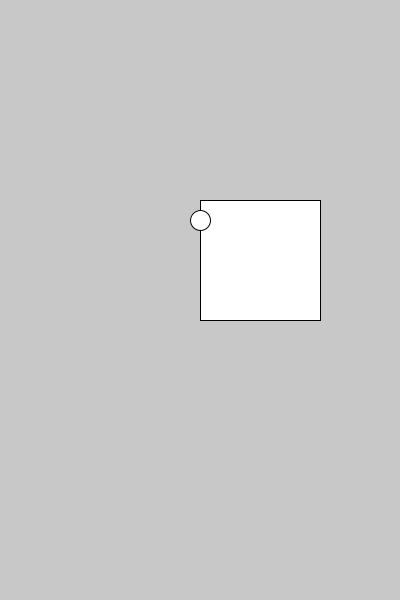
Frame 1 (no input)
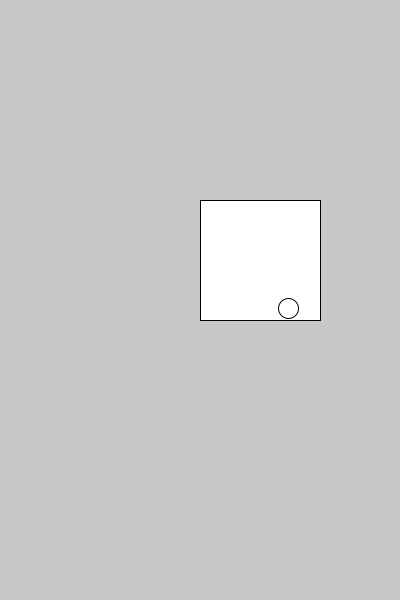
Frame 60 (the mouse pressed at the canvas centre just before this capture)
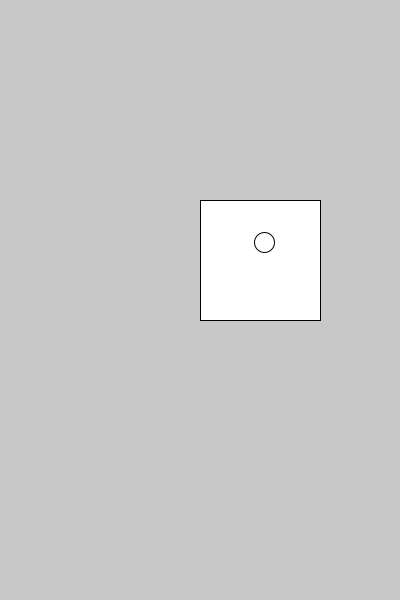
Frame 120 (the mouse held since frame 60 and released just before this capture)

The Processing sketch that drew these frames (run headless with seeded random() and noise(); from frame 60 on, the mouse is pressed at the canvas centre):

// Processing sketch: anima1
// ── anima1.pde
float rectx = 200;
float recty = 200;

float circleX = rectx + 0;
float circleY = recty + 20;

float comprimento = 120;
float altura = 120;
float rectxf = rectx + comprimento;
float rectyf = recty + altura;
float xSpeed = 1.5;
float ySpeed = 1.5;

void setup(){ size(400,600);}
void draw(){
  background(200);
  rect(rectx,recty,comprimento,altura);
  ellipse(circleX,circleY,20,20);
  
  circleX = circleX + xSpeed;
  circleY = circleY + ySpeed;
  if(circleX < rectx || circleX > rectxf){xSpeed = xSpeed *-1;}
  if(circleY < recty || circleY > rectyf){ySpeed = ySpeed*-1;}
}
